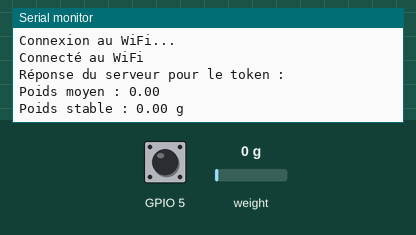
Bench run of a program on a simulated ESP32. Shown: the last lines printed to the serial monitor. The inputs (shaded band) are chosen by the test bench; at power-on: weight on the scale 0 g, GPIO 5 HIGH. WiFi joins after 1.5 s; servers stay silent unless stated; uploads are accepted with an empty reply.

Above: at 4.4 s.
4.5 s: weight on the scale set to 100 g
At 6.9 s:
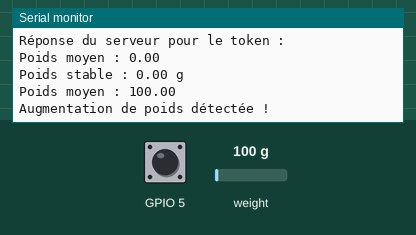
7.7 s: GPIO 5 pulled LOW for 1 s
At 8.8 s:
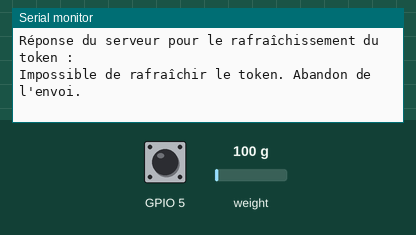
10.2 s: weight on the scale set to 1250 g
At 11.4 s:
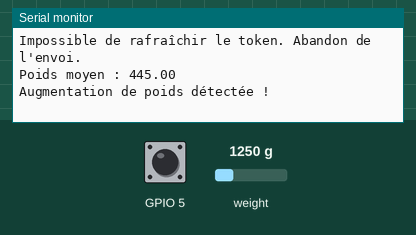
11.7 s: weight on the scale set to 100 g
At 13.3 s:
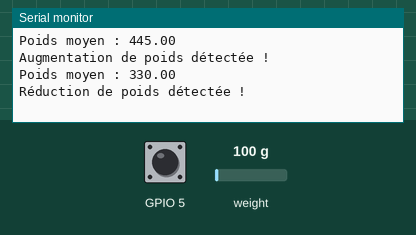
Timing chart, 0 to 14.8 s (numbered marks = the images above; inputs shaded):
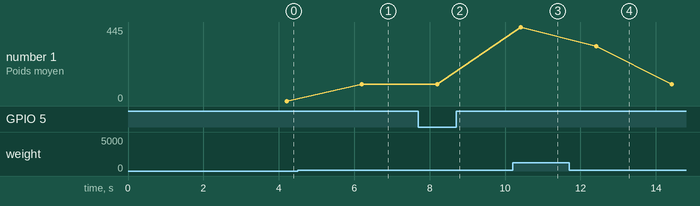

Measured:
- after the input at 4.5 s, the serial monitor: prints a new line after 1.7 s (image 1)
- after the input at 7.7 s, the serial monitor: prints a new line after 0.51 s (image 2)
- after the input at 10.2 s, the serial monitor: prints a new line after 0.22 s (image 3)
- after the input at 11.7 s, the serial monitor: prints a new line after 0.72 s (image 4)
- plotted number 1: 0 → 100 after the input at 4.5 s, 100 → 445 after the input at 10.2 s, 445 → 100 after the input at 11.7 s

The program:

main.cpp
```cpp
#include <WiFi.h>
#include <HTTPClient.h>
#include "HX711Handler.h"
#include "WifiHandler.h"

const char* ssid = "UNIFI_IDO2";
const char* password = "99Bidules!";
const char* serverLogin = "http://192.168.20.113:8000/api/token";
const char* serverName = "http://192.168.20.113:8000/api/data";

WifiHandler wifiHandler(ssid, password, serverLogin);
HX711Handler scaleHandler(4, 0, 5, 18);  // Pins pour HX711 et capteur de la boîte

void setup() {
  Serial.begin(115200);
  wifiHandler.setupWifi();
  scaleHandler.setup();
  wifiHandler.getAccessToken();
}

void loop() {
  if (WiFi.status() == WL_CONNECTED) {
    wifiHandler.updateDeviceAddress();
  } else {
    Serial.println("Erreur de connexion au WiFi");
  }

  scaleHandler.readWeight();

  if (scaleHandler.isWeightStable()) {
    String tendance = scaleHandler.getWeightTendency();
    // Vérifier la condition d'envoi de données (état de la boîte + tendance)
    if (scaleHandler.isBoxStateChanged() && tendance != "" && !scaleHandler.getBoxState()) {
      Serial.println("Send data!");
      String json = scaleHandler.prepareDataForJson(wifiHandler.getDeviceAddress(), tendance);
      wifiHandler.sendData(json, serverName);
    }
  }

  // Vérifier l'état de la boîte et afficher si nécessaire
  if (scaleHandler.isBoxStateChanged()) {
    String boxState = scaleHandler.getBoxState() ? "ouverte" : "fermée";
    Serial.println("Boîte " + boxState);
  }

  delay(1000);
}
```

HX711Handler.cpp
```cpp
#include "HX711Handler.h"

HX711Handler::HX711Handler(int doutPin, int sckPin, int boxPin, int echoPin)
  : doutPin(doutPin), sckPin(sckPin), boxPin(boxPin), echoPin(echoPin), weightLast(0), lastBoxState(LOW), currentBoxState(LOW) {}

void HX711Handler::setup() {
  scale.begin(doutPin, sckPin);
  scale.tare();  // Réinitialiser la balance au démarrage
  scale.set_scale(396);
  pinMode(boxPin, INPUT_PULLUP);  // Pin pour la boîte
}

void HX711Handler::readWeight() {
  if (scale.is_ready()) {
    long sum = 0;
    int readings = 10;  // Nombre de lectures pour moyenne
    for (int i = 0; i < readings; i++) {
      sum += scale.get_units(1);  // Lire une fois et additionner
    }
    weight = sum / readings;  // Moyenne des lectures pour stabiliser
    Serial.print("Poids moyen : ");
    Serial.println(weight);

    float weightDifference = weight - weightLast;

    if (abs(weightDifference) >= stabilityThreshold) {
      if (weightDifference > 0) {
        tendance = "H";
        Serial.println("Augmentation de poids détectée !");
      } else {
        tendance = "L";
        Serial.println("Réduction de poids détectée !");
      }
      weightLast = weight;
    } else {
      Serial.print("Poids stable : ");
      Serial.print(weight);
      Serial.println(" g");
    }
  } else {
    Serial.println("HX711 non prêt.");
  }
}

bool HX711Handler::isWeightStable() {
  return abs(weight - weightLast) < stabilityThreshold;
}

String HX711Handler::getWeightTendency() {
  return tendance;
}

String HX711Handler::prepareDataForJson(String deviceAddress, String tendance) {
  return "{\"address\":\"" + deviceAddress + "\",\"tendance\":\"" + tendance + "\",\"weight\":" + String(weight) + "}";
}

bool HX711Handler::isBoxStateChanged() {
    currentBoxState = digitalRead(boxPin);
    if (currentBoxState != lastBoxState) {
        lastBoxState = currentBoxState;
        return true;  // L'état de la boîte a changé
    }
    return false;  // Aucun changement
}

bool HX711Handler::getBoxState() {
  return currentBoxState;
}

bool HX711Handler::getLastBoxState() {
  return lastBoxState;
}
```

HX711Handler.h
```cpp
#ifndef HX711_HANDLER_H
#define HX711_HANDLER_H

#include "HX711.h"

class HX711Handler {
public:
  HX711Handler(int doutPin, int sckPin, int boxPin, int echoPin);
  void setup();
  void readWeight();
  bool isWeightStable();
  String getWeightTendency();
  String prepareDataForJson(String deviceAddress, String tendance);
  bool isBoxStateChanged();
  bool getBoxState();
  bool getLastBoxState();

private:
  int doutPin;
  int sckPin;
  int boxPin;
  int echoPin;
  bool lastBoxState;
  bool currentBoxState;
  HX711 scale;
  float weight;
  float weightLast;
  float calibrationFactor = 396;
  float stabilityThreshold = 2.0;
  String tendance;
};

#endif
```

WifiHandler.cpp
```cpp
#include "WifiHandler.h"

WifiHandler::WifiHandler(const char* ssid, const char* password, const char* serverLogin)
  : ssid(ssid), password(password), serverLogin(serverLogin), bearerToken(""), refreshToken("votre_refresh_token") {}

void WifiHandler::setupWifi() {
  WiFi.begin(ssid, password);
  while (WiFi.status() != WL_CONNECTED) {
    delay(1000);
    Serial.println("Connexion au WiFi...");
  }
  Serial.println("Connecté au WiFi");
}

void WifiHandler::getAccessToken() {
  HTTPClient http;
  http.begin(serverLogin);
  http.addHeader("Content-Type", "application/json");

  String postData = "{\"username\":\"duran\",\"password\":\"duran\"}";

  int httpResponseCode = http.POST(postData);
  if (httpResponseCode == 200) {
    String response = http.getString();
    Serial.println("Réponse du serveur pour le token : ");
    Serial.println(response);

    int accessStartIndex = response.indexOf("\"access\":");
    if (accessStartIndex != -1) {
      int tokenStartIndex = response.indexOf("\"", accessStartIndex + 9) + 1;
      int tokenEndIndex = response.indexOf("\"", tokenStartIndex);
      if (tokenStartIndex > 0 && tokenEndIndex > 0) {
        bearerToken = response.substring(tokenStartIndex, tokenEndIndex);
        Serial.println("Token d'accès récupéré : ");
        Serial.println(bearerToken);
      }
    }
  } else {
    Serial.print("Erreur lors de la récupération du token: ");
    Serial.println(httpResponseCode);
  }
  http.end();
}

void WifiHandler::refreshAccessToken() {
  HTTPClient http;
  http.begin(serverLogin);
  http.addHeader("Content-Type", "application/json");

  String postData = "{\"refresh\":\"" + refreshToken + "\"}";

  int httpResponseCode = http.POST(postData);
  if (httpResponseCode == 200) {
    String response = http.getString();
    Serial.println("Réponse du serveur pour le rafraîchissement du token : ");
    Serial.println(response);

    int accessStartIndex = response.indexOf("\"access\":");
    if (accessStartIndex != -1) {
      int tokenStartIndex = response.indexOf("\"", accessStartIndex + 9) + 1;
      int tokenEndIndex = response.indexOf("\"", tokenStartIndex);
      if (tokenStartIndex > 0 && tokenEndIndex > 0) {
        bearerToken = response.substring(tokenStartIndex, tokenEndIndex);
        Serial.println("Nouveau token d'accès récupéré : ");
        Serial.println(bearerToken);
      }
    }
  }
  http.end();
}

void WifiHandler::sendData(String json, String serverName) {
  HTTPClient http;
  if (bearerToken == "") {
    Serial.println("Token expiré ou inexistant. Récupération du token...");
    refreshAccessToken();
    if (bearerToken == "") {
      Serial.println("Impossible de rafraîchir le token. Abandon de l'envoi.");
      return;
    }
  }

  http.begin(serverName);
  http.addHeader("Authorization", "Bearer " + bearerToken);
  http.addHeader("Content-Type", "application/json");

  int httpResponseCode = http.POST(json);
  if (httpResponseCode == 201) {
    String response = http.getString();
    Serial.println("Réponse du serveur : " + response);
  } else {
    Serial.print("Erreur lors de l'envoi : ");
    Serial.println(httpResponseCode);
  }
  http.end();
}

void WifiHandler::updateDeviceAddress() {
  deviceAddress = WiFi.macAddress();
}
```

WifiHandler.h
```cpp
#ifndef WIFI_HANDLER_H
#define WIFI_HANDLER_H

#include <WiFi.h>
#include <HTTPClient.h>

class WifiHandler {
public:
  WifiHandler(const char* ssid, const char* password, const char* serverLogin);
  void setupWifi();
  void getAccessToken();
  void refreshAccessToken();
  void sendData(String json, String serverName);
  String getDeviceAddress() { return deviceAddress; }
  void updateDeviceAddress();

private:
  const char* ssid;
  const char* password;
  const char* serverLogin;
  String bearerToken;
  String refreshToken;
  String deviceAddress;
};

#endif
```
